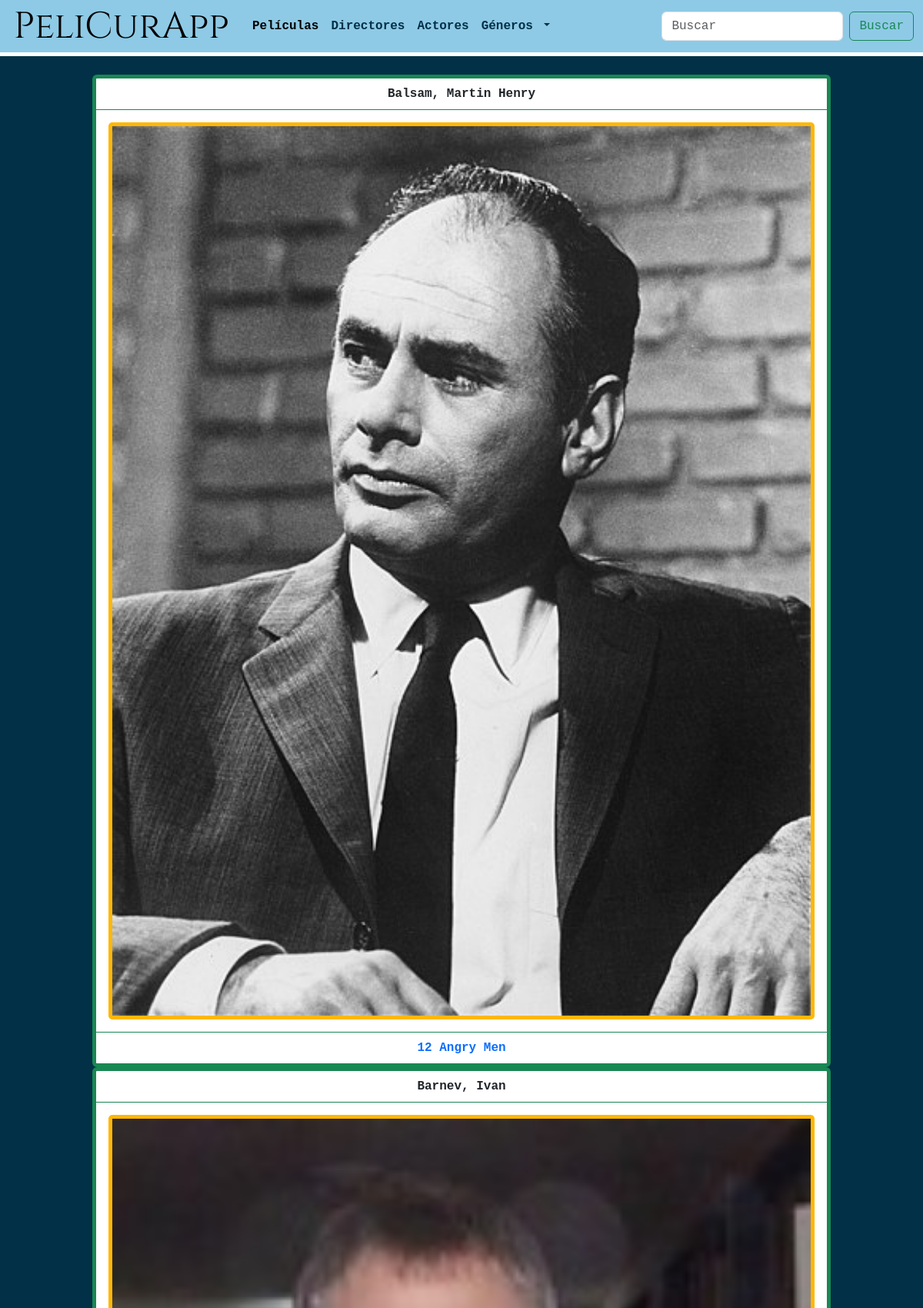
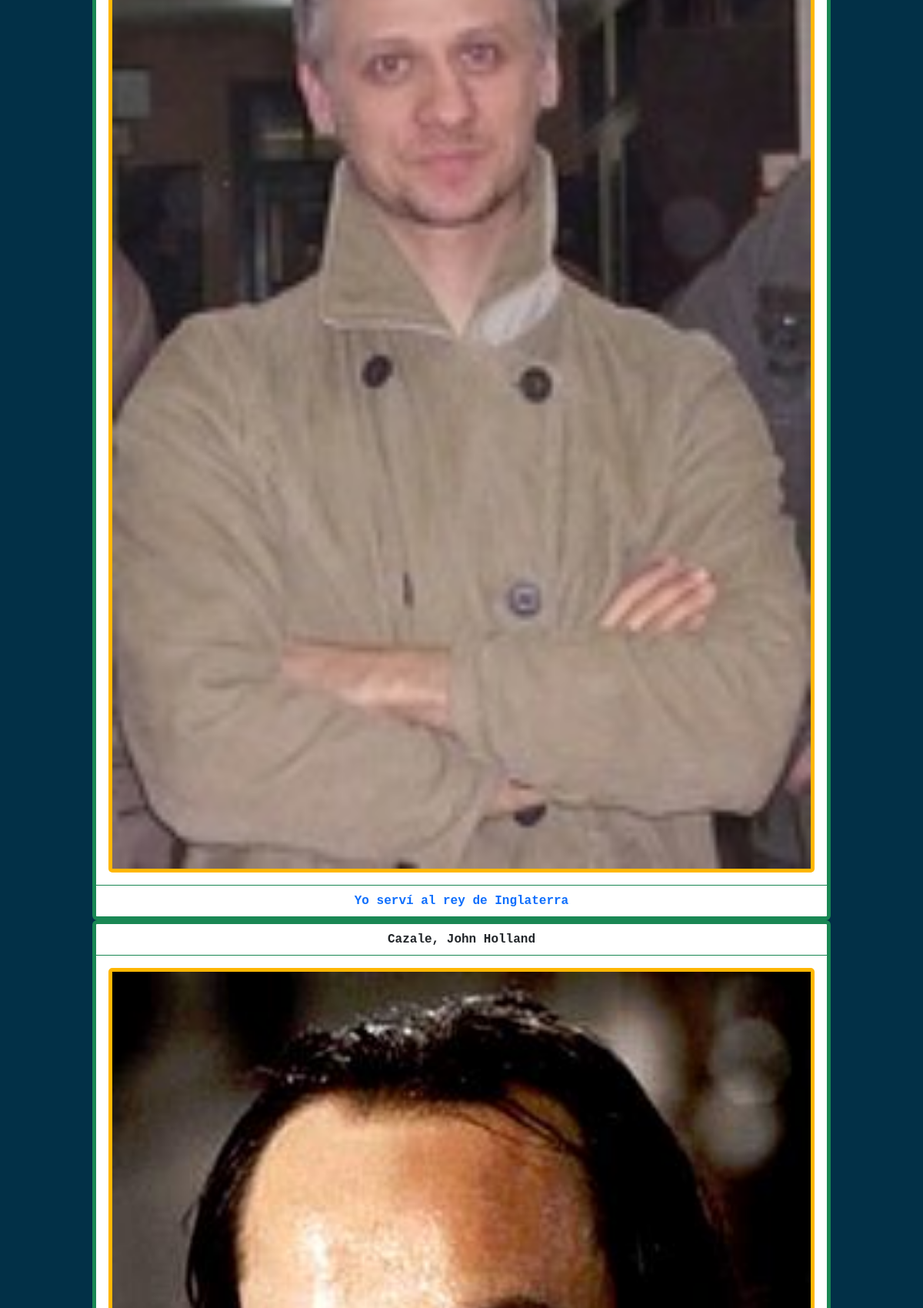
/pelicurapp/actores/ (upper part), run on the app's committed database (2 pictures, top to bottom).
### peliCura/models.py (models this page shows, shortened)
class Persona(models.Model):
    manager = PersonaManager()
    nombre = models.CharField("Nombre", max_length=70) # <input type="text"> en HTML
    apellido = models.CharField("Apellido", max_length=70)
    nombre_artistico = models.CharField("Nombre artístico", max_length=70, null=True, blank=True)
    nacionalidad = CountryField("Nacionalidad", max_length=70)
    foto = models.ImageField("Foto", upload_to='fotos_personas', null=True) # form widget es ClearableFileInput
    fecha_nacimiento = models.DateField("Fecha de nacimiento") # Solo el año
    biografia = models.TextField("Biografía", max_length=300)

class Pelicula(models.Model):
    manager = PeliculaManager()
    titulo = models.CharField("Titulo", max_length=100) # <input type="text"> en HTML
    sinopsis = models.TextField("Sinospis", max_length=500) # <textarea> en HTML
    anio_realizacion = models.DateField("Año estreno") # solo el año
    duracion = models.IntegerField(validators=[
        MinValueValidator(1),
        MaxValueValidator(1240) # 1240 minutos = 24 hs de duración
    ]) # timedelta(days, seconds, miliseconds) en Python
    genero = models.ManyToManyField(Genero) # Relación muchos a muchos con Género
    director = models.ManyToManyField(Persona, related_name="director") # Relación muchos a muchos con Persona
    actor = models.ManyToManyField(Persona, related_name="actor") # Relación muchos a muchos con Persona
    puntuacion = models.FloatField("Puntuacion", default=0) # <input type="number"> y Float
    poster = models.ImageField("Póster", upload_to='posters_peliculas', null=True)

### peliCura/views.py (the view)
# urls.py: path('pelicurapp/actores/', ListadoActores.as_view(), name="actores-listado"),
class ListadoActores(TemplateView):
   template_name = "listado_actores.html"
   def get_context_data(self, **kwargs: Any) -> Dict[str, Any]:
      context = super().get_context_data(**kwargs)
      personas = Persona.manager.filter(actor__isnull=False).distinct().order_by('apellido')
      context['personas'] = personas
      paginador = Paginator(personas, 25)
      page_number = self.request.GET.get("page")
      page_obj = paginador.get_page(page_number)
      context['page_obj'] = page_obj
      context['generoNavBar'] = Genero.manager.all().order_by('nombre')
      return context

### peliCura/templates/listado_actores.html (shortened to what this page needs)
{% extends 'base_template.html' %}
{% load static %}
{% block contenido %}
{% for persona in page_obj %}
<div class="card border-success" style="max-width: 80vw;">
  <div class="card-header bg-transparent border-success">
    {{ persona.apellido }}, {{ persona.nombre }}
  </div>
  <div class="card-body text-success">
    <a href="{% url 'detalle-actor-id' persona.id%}">
      <img src="{{ persona.foto.url }}" class="card-img" alt="Foto de la Persona">
    </a>
  </div>
  <div class="card-footer bg-transparent border-success">
    {% for pelicula in persona.actor.all %}
      <a href="{% url 'detalle-pelicula-id' pelicula.id %}" >{{ pelicula.titulo }}</a><br>
    {% endfor %}
  </div>
</div>
{% empty %}<p>-- No existen películas para mostrar --</p>
{% endfor %}
{% endblock %}

### peliCura/static/peliCura/css/main.css (style rules this page uses)
:root { --skyBlue: #8ecae6; --blueGreen: #219ebc; --prussianBlue: #023047; --selectiveYellow: #ffb703; --UTOrange: #fb8500; }
body { background-color: var(--prussianBlue); color: var(--selectiveYellow); font-family: monospace; font-weight: bold; }
a:link, a:visited, a:hover, a:active { text-decoration: none; }
.card { margin: auto; display: block; border: 5px solid #023047; }
.card-img { width: 100%; height: auto; border: 5px solid var(--selectiveYellow); }
.card-header, .card-footer, .card-body { text-align: center; }

### data on the page
Persona: apellido "Balsam", nombre "Martin Henry", foto (picture)
Pelicula: titulo "12 Angry Men"
Persona: apellido "Barnev", nombre "Ivan", foto (picture)
Pelicula: titulo "Yo serví al rey de Inglaterra"
Persona: apellido "Cazale", nombre "John Holland", foto (picture)
